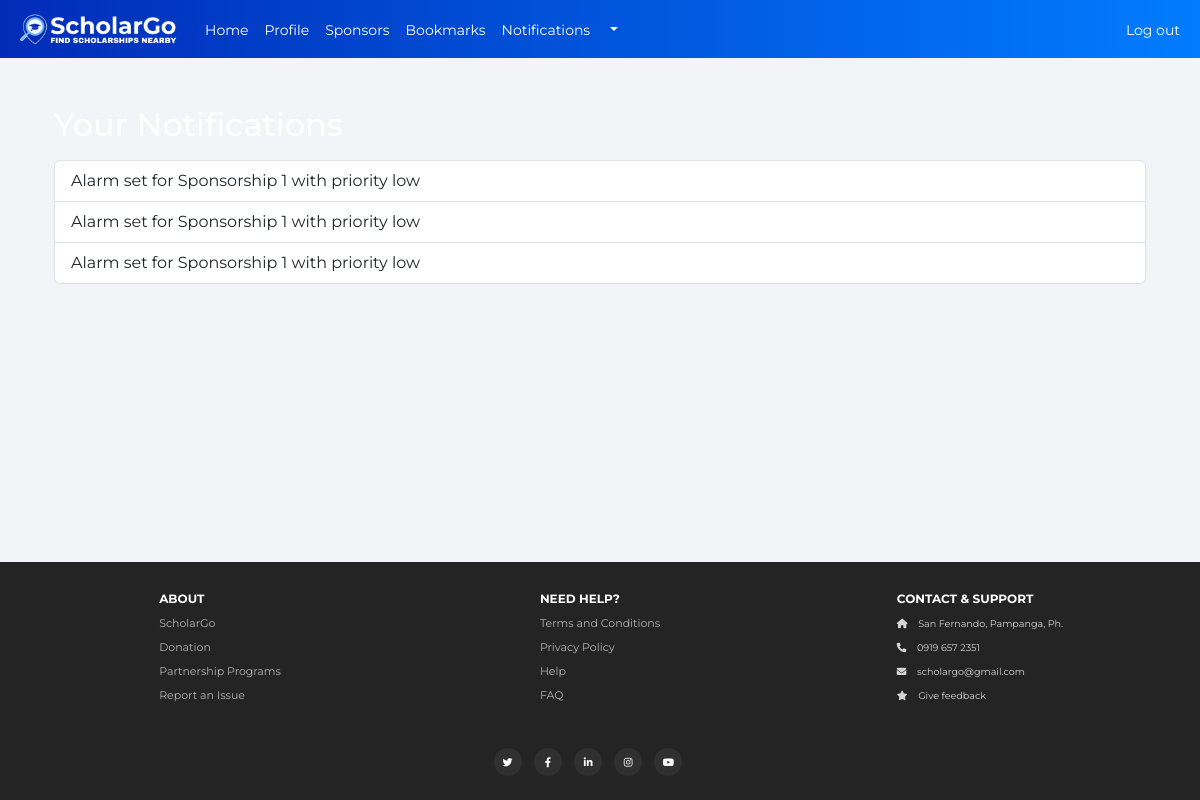
The app's page /notifications (signed in), older data.
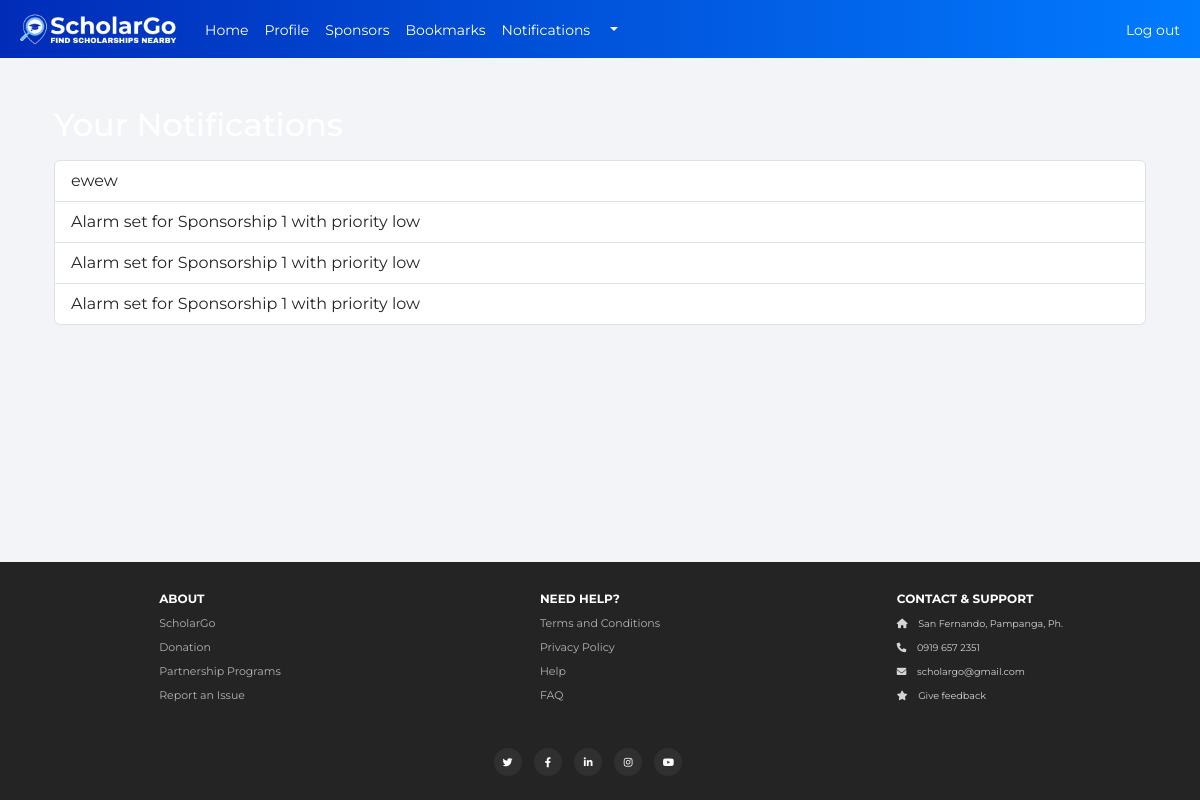
The same page, newer data.
### website/models.py (models this page shows, shortened)
class Notification(db.Model):
    id = db.Column(db.Integer, primary_key=True)
    user_id = db.Column(db.Integer, db.ForeignKey('user.id'), nullable=False)
    sponsorship_id = db.Column(db.Integer, db.ForeignKey('sponsorship_data.id'), nullable=False)  # Add this line
    message = db.Column(db.String(255), nullable=False)
    is_read = db.Column(db.Boolean, default=False)
    priority = db.Column(db.String(50), nullable=True)
    alarm_date = db.Column(db.DateTime(timezone=True), nullable=True)  # Make alarm_date timezone-aware
    created_at = db.Column(db.DateTime(timezone=True), default=func.now())  # Store in UTC

### website/auth.py (the view)
@auth.route('/notifications')
@login_required
def notifications():
    user_notifications = Notification.query.filter_by(user_id=current_user.id).order_by(Notification.created_at.desc()).all()
    Notification.query.filter_by(user_id=current_user.id, is_read=False).update({'is_read': True})
    unread_count = Notification.query.filter_by(user_id=current_user.id, is_read=False).count()
    db.session.commit()
    return render_template("notifications.html", notifications=user_notifications, unread_count=unread_count, user=current_user)

### website/templates/notifications.html (shortened to what this page needs)
{% extends "base.html" %}
{% block content %}
    <div class="container mt-5">
        <h2>Your Notifications</h2>
        <ul class="list-group mt-3" id="notification-list">
            {% if notifications %}
                {% for notification in notifications %}
                    <li class="list-group-item {% if not notification.is_read %}list-group-item-info{% endif %}">
                        {{ notification.message }}
                    </li>
                {% endfor %}
            {% else %}
                <li class="list-group-item">You have no notifications.</li>
            {% endif %}
        </ul>
    </div>
{% endblock %}

### website/templates/base.html (shortened to what this page needs)
<!DOCTYPE html>
<html lang="en">
<head>
   <link href="https://cdn.jsdelivr.net/npm/bootstrap@5.3.0-alpha1/dist/css/bootstrap.min.css" rel="stylesheet">
  <link rel="stylesheet" href="/static/css/base.css" />
  <link rel="stylesheet" href="/static/css/footer.css"/>
  <link rel="stylesheet" href="https://cdnjs.cloudflare.com/ajax/libs/font-awesome/6.0.0-beta3/css/all.min.css" />
</head>
</head>
<body>
  <nav class="navbar navbar-expand-lg" style="background-color: #1A32D0;">
    <div class="container-fluid">
        <div class="nav-logo">
            <img src="/static/images/nav-logo.png" alt="Logo">
        </div>
        <div class="collapse navbar-collapse" id="navbarSupportedContent">
            <ul class="navbar-nav me-auto mb-2 mb-lg-0">
                {% if current_user.is_authenticated %}
                    {% if session['user_type'] == 'User' %}
                    <li class="nav-item">
                      <a class="nav-link text-white" id="home" href="/">Home</a>
                  </li>
                        <li class="nav-item">
                            <a class="nav-link text-white" id="profile" href="/profile">Profile</a>
                        </li>
                        <li class="nav-item">
                            <a class="nav-link text-white" id="sponsor-list" href="/sponsorlist">Sponsors</a>
                        </li>
                        <li class="nav-item">
                            <a class="nav-link text-white" id="bookmarks" href="/follow">
                               Bookmarks
                            </a>
                        </li>
                        <li class="nav-item">
                          <a class="nav-link text-white" id="bookmarks" href="/notifications">
                             Notifications
                          </a>
                        <li class="nav-item dropdown">
                          <a class="nav-link dropdown-toggle text-white" id="notificationsDropdown" role="button" data-bs-toggle="dropdown" aria-expanded="false">
                          </a>
                      {% endif %}
                {% endif %}
            </ul>
            <ul class="navbar-nav ms-auto mb-2 mb-lg-0">
                {% if current_user.is_authenticated %}
                    <li class="nav-item">
                        <a class="nav-link text-white" id="logout" href="/logout">Log out</a>
                    </li>
                {% else %}
                    <li class="nav-item">
                        <a class="nav-link text-white" id="sign-sponsor" href="/sign-sponsor">Sign Up as Sponsor</a>
                    </li>
                {% endif %}
            </ul>
        </div>
    </div>
</nav>
  <div class="container">
    {% block content %} {% endblock %}
  </div>
<footer>
  <div class="container">
    <div class="row">
      <div class="col-md-4 footer-column">
        <ul class="nav flex-column">
          <li class="nav-item">
            <span class="footer-title">About</span>
          </li>
          <li class="footer nav-item">
            <a class="nav-link-footer" href="#">ScholarGo</a>
          </li>
          <li class="footer nav-item">
            <a class="nav-link-footer" href="#">Donation</a>
          </li>
          <li class="footer nav-item">
            <a class="nav-link-footer" href="#">Partnership Programs</a>
          </li>
          <li class="footer nav-item">
            <a class="nav-link-footer" href="#">Report an Issue</a>
          </li>
        </ul>
      </div>
      <div class="col-md-4 footer-column">
        <ul class="nav flex-column">
          <li class="nav-item">
            <span class="footer-title">Need Help?</span>
          </li>
          <li class="nav-item">
            <a class="nav-link-footer" href="#">Terms and Conditions</a>
          </li>
          <li class="nav-item">
            <a class="nav-link-footer" href="#">Privacy Policy</a>
          </li>
          <li class="nav-item">
            <a class="nav-link-footer" href="#">Help</a>
          </li>
          <li class="nav-item">
            <a class="nav-link-footer" href="#">FAQ</a>
          </li>
        </ul>
      </div>
      <div class="col-md-4 footer-column">
        <ul class="nav flex-column">
          <li class="nav-item">
            <span class="footer-title">Contact & Support</span>
          </li>
          <li class="nav-item">
            <span class="navlink-footer"><i class="fas fa-home"></i> San Fernando, Pampanga, Ph.</span>
          </li>
          <li class="nav-item">
            <span class="navlink-footer"><i class="fas fa-phone"></i> 0919 657 2351</span>
          </li>
          <li class="nav-item">
            <span class="navlink-footer"><i class="fas fa-envelope"></i> scholargo@gmail.com</span>
          </li>
          <li class="nav-item">
            <span class="navlink-footer"><i class="fas fa-star"></i> Give feedback</span>
          </li>
        </ul>
      </div>
<div class="row icons">
<div class="col-12 text-center">
  <ul class="list-inline social-buttons">
    <li class="list-inline-item">
      <a href="#"><i class="fab fa-twitter"></i></a>
    </li>
    <li class="list-inline-item">
      <a href="#"><i class="fab fa-facebook-f"></i></a>
    </li>
    <li class="list-inline-item">
      <a href="#"><i class="fab fa-linkedin-in"></i></a>
    </li>
    <li class="list-inline-item">
      <a href="#"><i class="fab fa-instagram"></i></a>
    </li>
    <li class="list-inline-item">
      <a href="#"><i class="fab fa-youtube"></i></a>
    </li>
  </ul>
</div>
</div>
  </div>
</footer>
</body>
</html>

### website/static/css/base.css (style rules this page uses)
body { font-family: 'Montserrat', sans-serif; background-color: #f2f4f7; color: #ffffff; }
.navbar { background: linear-gradient(90deg, #012cb8, #017cff) !important; position: sticky !important; top: 0 !important; z-index: 1000 !important; padding: 1.5vh 0; }
.nav-logo img { width: 200px; height: auto; margin-right: 15px; }
.nav-link { position: relative; display: inline-block; color: #ffffff; text-decoration: none; padding-bottom: 5px; transition: color 0.3s ease, transform 0.3s ease, text-shadow 0.3s ease; }
@media (max-width: 1200px) { .nav-logo img { width: 170px; } }
@media (max-width: 1200px) { .navbar-nav .nav-link { font-size: 14px; } }
@media (max-width: 1200px) { .nav-link { font-size: 14px; } }

### website/static/css/footer.css (style rules this page uses)
html, body { height: 100%; margin: 0; }
body { display: flex; flex-direction: column; }
.container { flex: 1; }
.text-center { margin-top: 2%; }
footer { padding: 2rem 0; background-color: #242424; }
.footer-column:not(:first-child) { padding-top: 2rem; }
@media (min-width: 768px) { .footer-column:not(:first-child) { padding-top: 0rem; } }
.footer-column { text-align: center; }
.footer-column .nav-item .nav-link-footer { padding: 0.1rem 0; color: #b4b4b4; text-decoration: none; }
.footer-column .nav-item .navlink-footer { padding: 0.1rem 0; color: #d5d5d5; text-decoration: none; font-size: 1.6vh; }
.footer-column .nav-item span.footer-title { font-size: 14px; font-weight: 700; color: #ffffff; text-transform: uppercase; }
.footer-column .nav-item .fas { margin-right: 0.5rem; }
.footer-column ul { display: inline-block; }
@media (min-width: 768px) { .footer-column ul { text-align: left; } }
ul.social-buttons { margin-top: 20px !important; margin-bottom: 0 !important; }
ul.social-buttons li a { font-size: 15px; line-height: 40px; display: block; width: 38px; height: 38px; -webkit-transition: all 0.3s; -moz-transition: all 0.3s; transition: all 0.3s; color: #ffffff; border-radius: 100%; outline: 0; background-color: #303030; }
@media (max-width: 1200px) { footer { padding: 1.5rem 0; } }
@media (max-width: 1200px) { .footer-column .nav-item .navlink-footer { font-size: 1.2vh; } }
@media (max-width: 1200px) { .footer-column .nav-item span.footer-title { font-size: 12px; } }
@media (max-width: 1200px) { ul.social-buttons li a { font-size: 10px; line-height: 30px; width: 28px; height: 28px; } }
@media (max-width: 1200px) { .nav-link-footer { font-size: 11px; } }

Row changes from the older to the newer data that the page shows:
added Notification: message "ewew"
